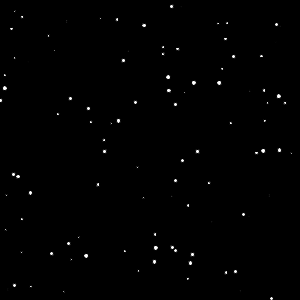
Frame 1 (no input)
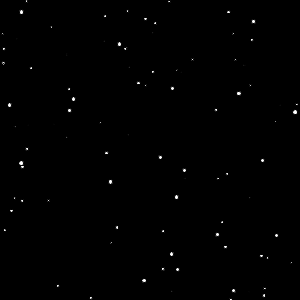
Frame 60 (the mouse pressed at the canvas centre just before this capture)
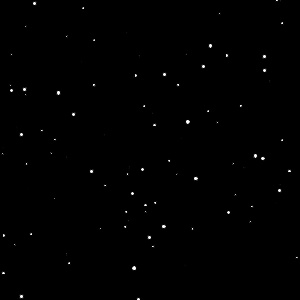
Frame 120 (the mouse held since frame 60 and released just before this capture)

The Processing sketch that drew these frames (run headless with seeded random() and noise(); from frame 60 on, the mouse is pressed at the canvas centre):

// Processing sketch: processing_85405
// ── processing_85405.pde

Starfield starfield;

void setup() {
    size(300, 300);
    starfield = new Starfield();
}

void draw() {
    background(0);
    starfield.draw();
}


class Starfield {
  ArrayList stars;
  
  Starfield() {
    stars = new ArrayList();
    for (int i = 0; i < 100; i++) {
      Star s = new Star();
      s.x = random(0, width);
      s.y = random(0, height);
      s.size = random(1, 5);
      stars.add(s);
    }
  }
  
  void draw() {
    for (int i = 0; i < stars.size(); i++) {
      Star s = (Star)stars.get(i);
      s.y += s.size;
      fill(255);
      ellipse(s.x, s.y, s.size, s.size);
      if (s.y > height+10) {
        s.x = random(0, width);
        s.y = random(-30, 0);
        s.size = random(1, 5);
      }
    }
  }
}

class Star {
  float x;
  float y;
  float size;
}
